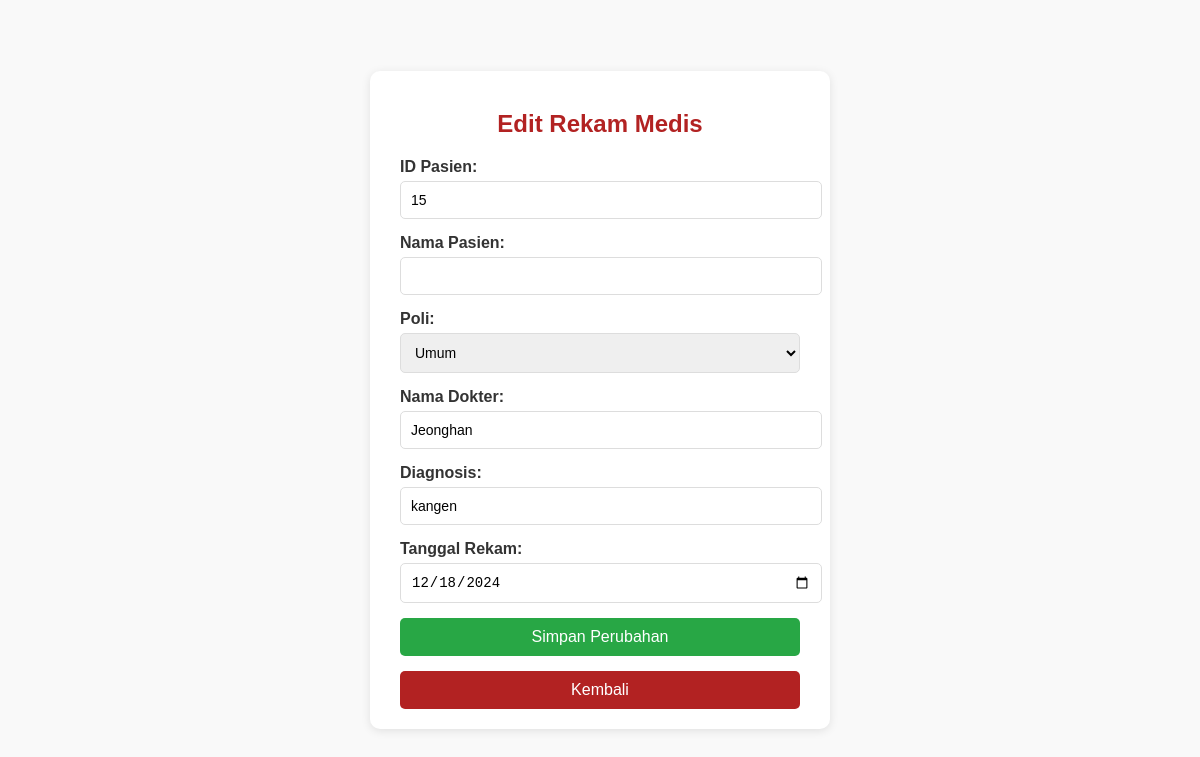
Page /edit_rekam_medis.php?id=15 on the committed database.
### tables this page shows
CREATE TABLE `rekam_medis` (
  `id_rekam` int(11) NOT NULL,
  `id_pasien` int(11) NOT NULL,
  `poli` text NOT NULL,
  `nama_dokter` text NOT NULL,
  `diagnosis` text NOT NULL,
  `tanggal_rekam` date NOT NULL DEFAULT curdate()
);

### edit_rekam_medis.php (the view, shortened to what this page needs)
<?php
include 'koneksi.php';
if (isset($_GET['id'])) {
    $id = $_GET['id'];
    $sql = "SELECT * FROM rekam_medis WHERE id_pasien = '$id'";
    $result = $conn->query($sql);
    if ($result->num_rows > 0) {
        $row = $result->fetch_assoc();
    } else {
        echo "<script>alert('Data tidak ditemukan!'); window.location='hasil_rekam_medis.php';</script>";
        exit;
    }
} else {
    echo "<script>alert('ID tidak diberikan!'); window.location='hasil_rekam_medis.php';</script>";
    exit;
}
?>
<!DOCTYPE html>
<html lang="id">
<head>
</head>
<body>
    <div class="form-container">
        <h2>Edit Rekam Medis</h2>
        <form action="" method="POST">
            <div class="form-group">
                <label for="id_pasien">ID Pasien:</label>
                <input type="text" id="id_pasien" name="id_pasien" value="<?= isset($row['id_pasien']) ? htmlspecialchars($row['id_pasien']) : '' ?>" readonly>
            </div>
            <div class="form-group">
                <label for="nama_pasien">Nama Pasien:</label>
                <input type="text" id="nama_pasien" name="nama_pasien" value="<?= isset($row['nama_pasien']) ? htmlspecialchars($row['nama_pasien']) : '' ?>" required>
            </div>
            <div class="form-group">
                <label for="poli">Poli:</label>
                <select id="poli" name="poli" required>
                    <option value="Umum" <?= isset($row['poli']) && $row['poli'] == 'Umum' ? 'selected' : '' ?>>Umum</option>
                </select>
            </div>
            <div class="form-group">
                <label for="nama_dokter">Nama Dokter:</label>
                <input type="text" id="nama_dokter" name="nama_dokter" value="<?= isset($row['nama_dokter']) ? htmlspecialchars($row['nama_dokter']) : '' ?>" required>
            </div>
            <div class="form-group">
                <label for="diagnosis">Diagnosis:</label>
                <input type="text" id="diagnosis" name="diagnosis" value="<?= isset($row['diagnosis']) ? htmlspecialchars($row['diagnosis']) : '' ?>" required>
            </div>
            <div class="form-group">
                <label for="tanggal_rekam">Tanggal Rekam:</label>
                <input type="date" id="tanggal_rekam" name="tanggal_rekam" value="<?= isset($row['tanggal_rekam']) ? htmlspecialchars($row['tanggal_rekam']) : '' ?>" required>
            </div>
            <div class="form-group">
                <button type="submit">Simpan Perubahan</button>
            </div>
            <a href="hasil_rekam_medis.php" class="btn-back">Kembali</a>
        </form>
    </div>
</body>
</html>

### edit_rekam_medis.php (style rules this page uses)
body { font-family: Arial, sans-serif; background-color: #f9f9f9; color: #333; display: flex; justify-content: center; align-items: center; height: 100vh; margin: 0; }
.form-container { background: #fff; padding: 20px 30px; border-radius: 10px; box-shadow: 0 2px 10px rgba(0, 0, 0, 0.1); width: 400px; }
.form-container h2 { color: #b22222; margin-bottom: 20px; text-align: center; }
.form-group { margin-bottom: 15px; }
.form-group label { display: block; margin-bottom: 5px; font-weight: bold; }
.form-group input, .form-group select { width: 100%; padding: 10px; font-size: 14px; border: 1px solid #ddd; border-radius: 5px; }
.form-group button { width: 100%; background-color: #28a745; color: #fff; border: none; padding: 10px; font-size: 16px; border-radius: 5px; cursor: pointer; transition: background-color 0.3s; }
.btn-back { text-decoration: none; display: block; margin-top: 10px; text-align: center; background-color: #b22222; color: #fff; padding: 10px; border-radius: 5px; transition: background-color 0.3s; }

### rows in the picture
rekam_medis: id_pasien "15", poli "Umum", nama_dokter "Jeonghan", diagnosis "kangen", tanggal_rekam "12/18/2024"
